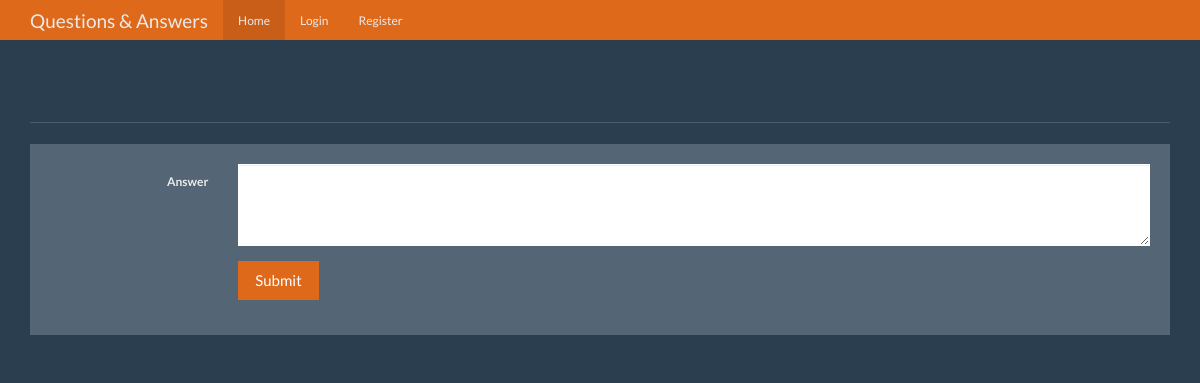
The page /answer/2 on the database as committed earlier.
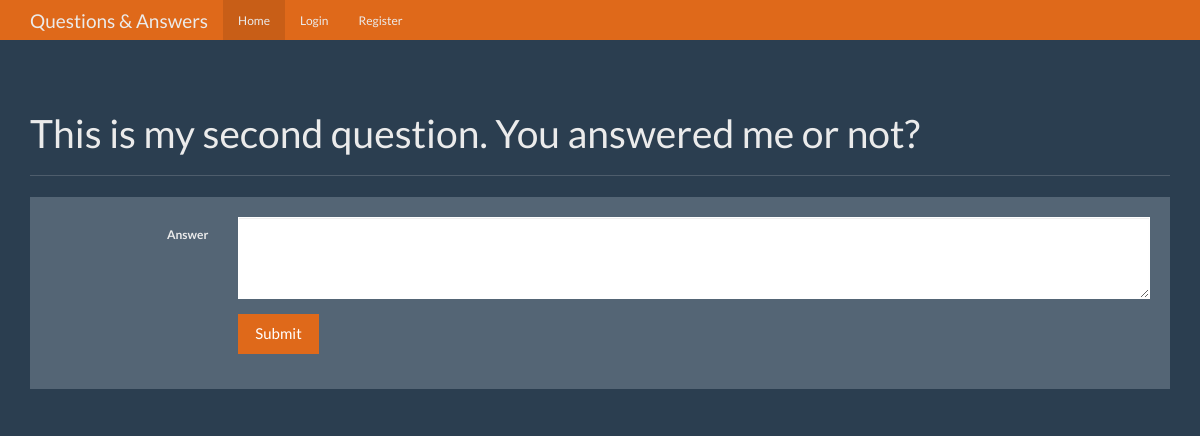
The same page on the database as committed later.
### tables this page shows
CREATE TABLE questions (
    id integer primary key autoincrement,
    question_text text not null,
    answer_text text,
    asked_by_id integer not null,
    expert_id integer not null
);

### app.py (the view)
@app.route('/answer/<question_id>', methods=['GET', 'POST'])
def answer(question_id):
    user = get_current_user()
    db = get_db()
    if request.method == 'POST':
        db.execute('update questions set answer_text = ? where id = ?', [request.form['answer'], question_id])
        db.commit()
        return redirect(url_for('unanswered'))
    question_cur = db.execute('select id, question_text from questions where id = ?', [question_id])
    question = question_cur.fetchone()
    return render_template('answer.html', user=user, question=question)

### app.py (called while the page is built)
def get_current_user():
    res = None
    if 'user' in session:
        db = get_db()
        user_cur = db.execute('select * from users where name = ?', [session['user']])
        res = user_cur.fetchone()
    return res

### database.py (called while the page is built)
def connect_db():
    sql = sqlite3.connect(DB_NAME)
    sql.row_factory = sqlite3.Row
    return sql

def get_db():
    if not hasattr(g, DB_NAME):
        g.sqlite_db = connect_db()
    return g.sqlite_db

### templates/answer.html (shortened to what this page needs)
{% extends '_base.html' %}
{% block content %}
<div class="page-header">
  <h1>{{ question['question_text'] }}</h1>
</div>
<div class="row">
  <div class="col-lg-12">
    <div class="well bs-component">
      <form class="form-horizontal" action="{{ url_for('answer', question_id=question['id']) }}" method="POST">
        <fieldset>
          <div class="form-group">
            <label for="textArea" class="col-lg-2 control-label">Answer</label>
            <div class="col-lg-10">
              <textarea class="form-control" rows="3" id="textArea" name="answer"></textarea>
            </div>
          </div>
          <div class="form-group">
            <div class="col-lg-10 col-lg-offset-2">
              <button type="submit" class="btn btn-primary">Submit</button>
            </div>
          </div>
        </fieldset>
      </form>
    </div>
  </div>
</div>
{% endblock %}

Rows that differ between the two databases and show on the page:
added questions: question_text "This is my second question. You answered me or not?"
